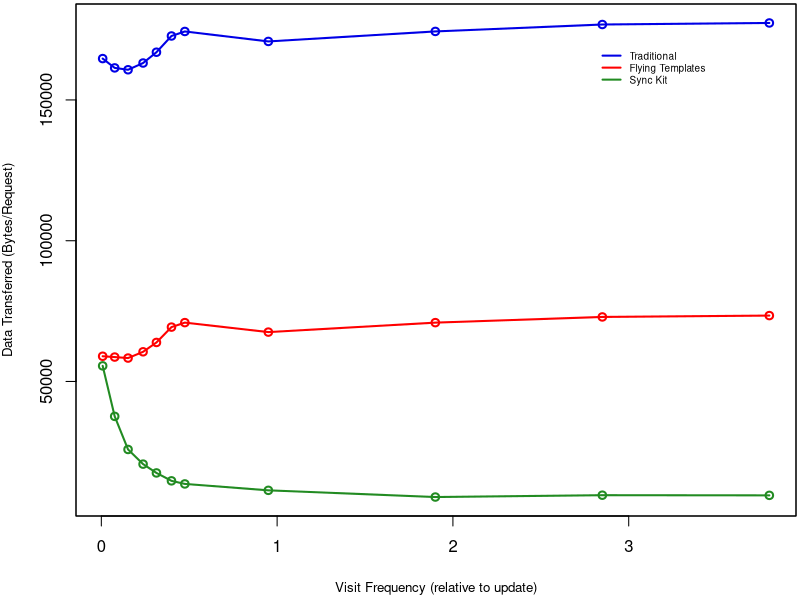

This chart was generated by the following R code:

# ============================================================================
# PLOT 3
# Create a line graph of measured data transfer in bytes
# ----------------------------------------------------------------------------
# Parameters
#
# file,highest_rate,attempted_rate,avg_data
# test_freq_12_per_day_traditional.txt,133.600000,135,159456.000000
# test_freq_2_per_day_tokyo.txt,226.200000,193,61086.000000
# test_freq_24_per_day_synckit.txt,580.500000,503,13365.000000
#
# ============================================================================

tp <- read.csv("apache.csv",
    header=T,
    dec='.',
    na.strings=c('XXXXXXX')
)

# Aggregate across all the merged CSV file (this file should contain all 3)

# Average the data across each strategy
tpAgg <- aggregate(tp, 
                   by=list(tp$file, tp$strategy, tp$frequency), 
                   FUN=mean, 
                   na.rm=TRUE)

plot_colors <- c(rgb(r=0.0,g=0.0,b=0.9), "red", "forestgreen")

# Start PDF device driver to save output to figure.pdf
pdf(file="avg_data.pdf", height=3.5, width=5)

# Trim off excess margin space (bottom, left, top, right)par(mar=c(4.2, 3.8, 0.2, 0.2))
par(mar=c(4.2, 3.8, 0.2, 0.2))


# Graph autos using a y axis that uses the full range of value
# in autos_data. Label axes with smaller font and use larger 
# line widths.
plot(
    x=tpAgg[tpAgg$Group.2 == "Traditional",]$frequency*12/12.631578947,
    y=tpAgg[tpAgg$Group.2 == "Traditional",]$avg_data, 
    type="o", 
       col=plot_colors[1], 
       ylim=range(tpAgg$avg_data), 
       ann=T, 
       xlab="Visit Frequency (relative to update)",
       ylab="Data Transferred (Bytes/Request)", 
       cex.lab=0.8, 
       lwd=2
)

# # Make x axis tick marks without labels
# axis(1, lab=F)
# 
# # Plot y axis with smaller horizontal labels 
# axis(1, at=points[seq(7, length(points), 7)], lab=points[seq(7, length(points), 7)])
# axis(2, las=1, cex.axis=0.8)

# Create box around plot
box()
# 
# # Graph FT with thicker red dashed line
lines(
    tpAgg[tpAgg$Group.2 == "Flying Templates",]$frequency*12/12.631578947,
    tpAgg[tpAgg$Group.2 == "Flying Templates",]$avg_data,
    type="o", 
    lty=1, 
    lwd=2, 
    col=plot_colors[2]
)
# 
# # Graph SK with thicker green dotted line
lines(
    tpAgg[tpAgg$Group.2 == "Sync Kit",]$frequency*12/12.631578947,
    tpAgg[tpAgg$Group.2 == "Sync Kit",]$avg_data,
    type="o", 
    lty=1, 
    lwd=2, 
    col=plot_colors[3]
)

# Create a legend in the top-left corner that is slightly  
# smaller and has no border
legend(2.8, 170000, c("Traditional", "Flying Templates", "Sync Kit"), cex=0.6, col=plot_colors, lty=1, lwd=2, bty="n");
  
# Turn off device driver (to flush output to PDF)
dev.off()


# Restore default margins
par(mar=c(5, 4, 4, 2) + 0.1)

